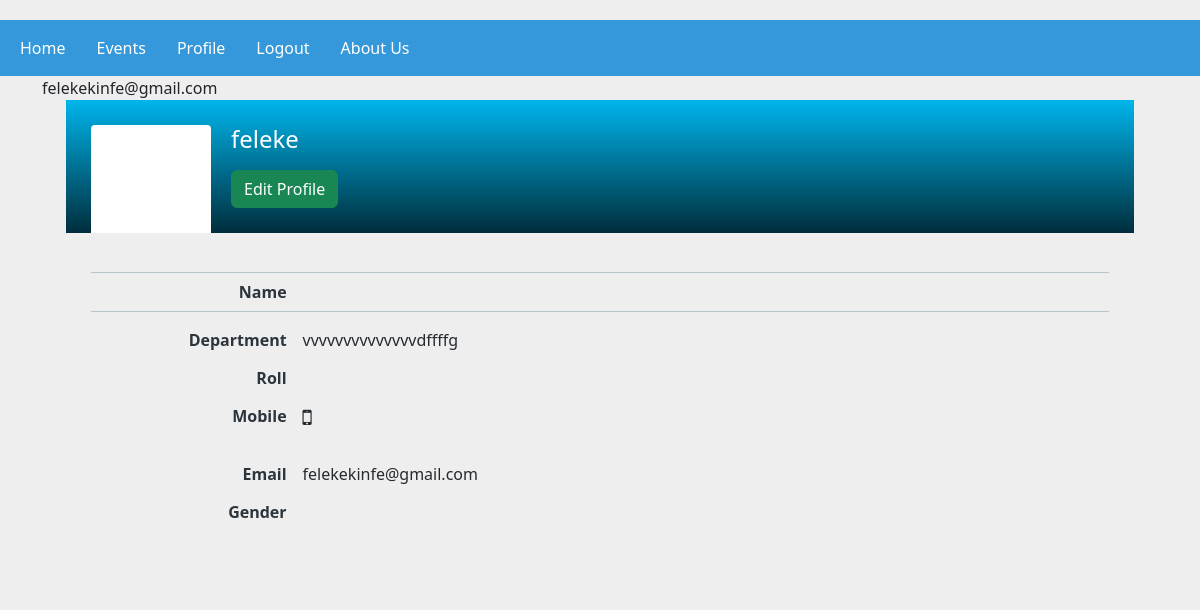
Before: /member/Profile/1 (signed in) with the older database file.
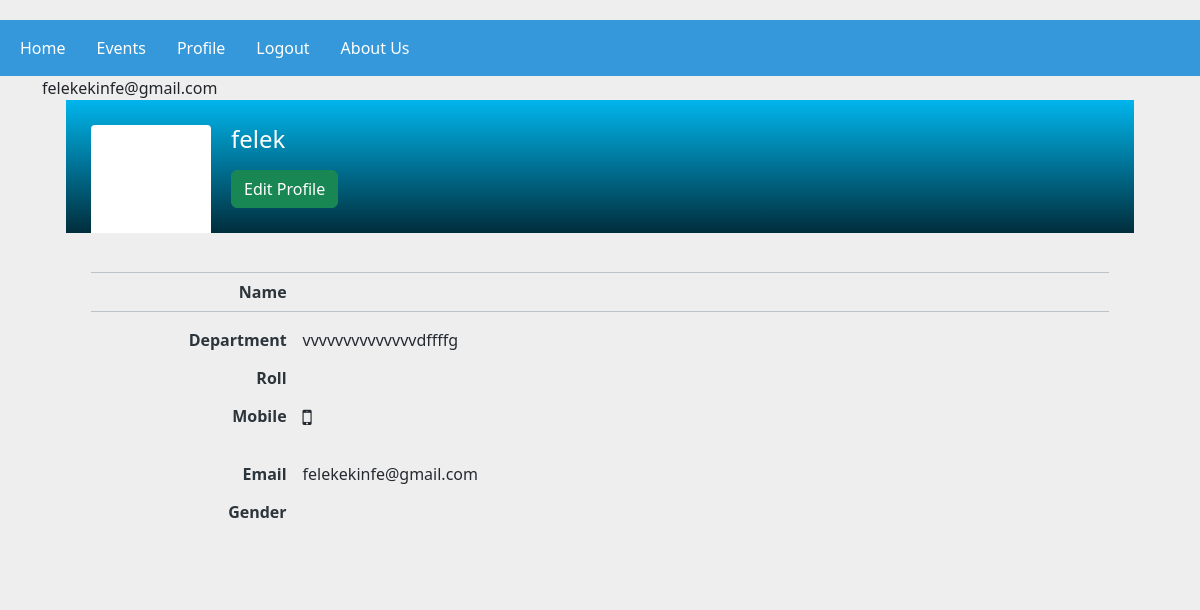
After: the same page with the newer database file.
### CSEC_App/models.py (models this page shows, shortened)
class Members(AbstractUser):
    email=models.EmailField(unique=True)
    department=models.CharField(max_length=100)
    Roll=models.CharField(max_length=200)
    profile_pic=models.ImageField(upload_to='profile_image')
    class Meta:
        verbose_name_plural='Members'

### members/views.py (the view)
# urls.py: path('Profile/<int:pk>',UserProfileView.as_view(),name='userprofile')
class UserProfileView(DetailView):
    model=Members
    template_name='member_profile.html'
    context_object_name='userprofile'

### members/templates/member_profile.html (shortened to what this page needs)
{% extends 'base.html' %}
{% block content %}
{{userprofile.email}}
{% if user.is_authenticated %}
<div class="container">
    <div class="row">
        <div class="col-md-12">
<link href="https://maxcdn.bootstrapcdn.com/font-awesome/4.3.0/css/font-awesome.min.css" rel="stylesheet">
<div class="container">
   <div class="row">
      <div class="col-md-12">
         <div id="content" class="content content-full-width">
            <div class="profile">
               <div class="profile-header">
                  <div class="profile-header-cover"></div>
                  <div class="profile-header-content">
                     <div class="profile-header-img">
                     </div>
                     <div class="profile-header-info">
                        <h4 class="m-t-10 m-b-5">{{userprofile.username}}</h4>
                        <a href="{% url 'editmember' user.id%}" class="btn btn-xs btn-success">Edit Profile</a>
                     </div>
                  </div>
               </div>
            </div>
            <div class="profile-content">
               <div class="tab-content p-0">
                  <div class="tab-pane fade in active show" id="profile-about">
                     <div class="table-responsive">
                        <table class="table table-profile">
                           <thead>
                              <tr>
                                 <th></th>
                              </tr>
                           </thead>
                           <tbody>
                              <tr class="highlight">
                                 <td class="field">Name</td>
                                 <td>{{userprofile.first_name}} {{userprofile.last_name}}</td>
                              </tr>
                              <tr class="divider">
                                 <td colspan="2"></td>
                              </tr>
                              <tr>
                                <td class="field">Department</td>
                                <td>{{userprofile.department}}</td>
                             </tr>
                              <tr>
                                <td class="field">Roll</td>
                                <td>{{userprofile.roll}}</td>
                             </tr>
                              <tr>
                                 <td class="field">Mobile</td>
                                 <td><i class="fa fa-mobile fa-lg m-r-5"></i>{{userprofile.mobile}}</td>
                              </tr>
                              <tr class="divider">
                                 <td colspan="2"></td>
                              </tr>
                              <tr class="divider">
                                 <td colspan="2"></td>
                              </tr>
                              <tr>
                                 <td class="field">Email</td>
                                 <td>{{userprofile.email}}</td>
                              </tr>
                              <tr>
                                <td class="field">Gender</td>
                                <td>{{userprofile.gender}}</td>
                             </tr>
                              <tr class="divider">
                                 <td colspan="2"></td>
                              </tr>
                           </tbody>
                        </table>
                     </div>
                  </div>
               </div>
            </div>
         </div>
      </div>
   </div>
</div>
    	</div>
	</div>
</div>
{% endif %}
{% endblock content %}

Changed rows visible on the page:
changed Members "felekekinfe@gmail.com": username "feleke" → "felek"
